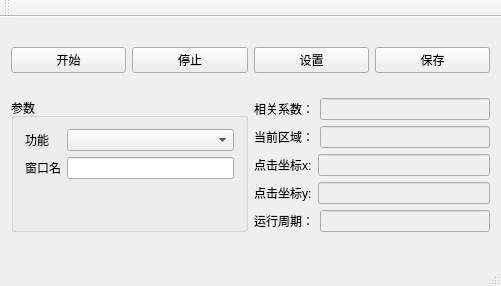
<?xml version="1.0" encoding="UTF-8"?>
<ui version="4.0">
 <class>SystemCallClass</class>
 <widget class="QMainWindow" name="SystemCallClass">
  <property name="geometry">
   <rect>
    <x>0</x>
    <y>0</y>
    <width>501</width>
    <height>286</height>
   </rect>
  </property>
  <property name="windowTitle">
   <string>SystemCall</string>
  </property>
  <widget class="QWidget" name="centralWidget">
   <layout class="QVBoxLayout" name="verticalLayout_3">
    <item>
     <layout class="QHBoxLayout" name="horizontalLayout_3">
      <item>
       <widget class="QPushButton" name="pB_start">
        <property name="text">
         <string>开始</string>
        </property>
       </widget>
      </item>
      <item>
       <widget class="QPushButton" name="pB_stop">
        <property name="text">
         <string>停止</string>
        </property>
       </widget>
      </item>
      <item>
       <widget class="QPushButton" name="pB_set">
        <property name="text">
         <string>设置</string>
        </property>
       </widget>
      </item>
      <item>
       <widget class="QPushButton" name="pB_save">
        <property name="text">
         <string>保存</string>
        </property>
       </widget>
      </item>
     </layout>
    </item>
    <item>
     <layout class="QHBoxLayout" name="horizontalLayout_4">
      <item>
       <widget class="QGroupBox" name="groupBox">
        <property name="title">
         <string>参数</string>
        </property>
        <layout class="QVBoxLayout" name="verticalLayout">
         <item>
          <layout class="QFormLayout" name="formLayout">
           <item row="0" column="0">
            <widget class="QLabel" name="label">
             <property name="text">
              <string>功能</string>
             </property>
            </widget>
           </item>
           <item row="0" column="1">
            <widget class="QComboBox" name="cbB_function"/>
           </item>
           <item row="1" column="0">
            <widget class="QLabel" name="label_2">
             <property name="text">
              <string>窗口名</string>
             </property>
            </widget>
           </item>
           <item row="1" column="1">
            <widget class="QLineEdit" name="lE_winName"/>
           </item>
          </layout>
         </item>
        </layout>
       </widget>
      </item>
      <item>
       <layout class="QVBoxLayout" name="verticalLayout_2">
        <item>
         <layout class="QHBoxLayout" name="horizontalLayout">
          <item>
           <widget class="QLabel" name="label_3">
            <property name="text">
             <string>相关系数：</string>
            </property>
           </widget>
          </item>
          <item>
           <widget class="QLineEdit" name="lE_val">
            <property name="enabled">
             <bool>false</bool>
            </property>
           </widget>
          </item>
         </layout>
        </item>
        <item>
         <layout class="QHBoxLayout" name="horizontalLayout_2">
          <item>
           <widget class="QLabel" name="label_4">
            <property name="text">
             <string>当前区域：</string>
            </property>
           </widget>
          </item>
          <item>
           <widget class="QLineEdit" name="lE_curReg">
            <property name="enabled">
             <bool>false</bool>
            </property>
           </widget>
          </item>
         </layout>
        </item>
        <item>
         <layout class="QHBoxLayout" name="horizontalLayout_5">
          <item>
           <widget class="QLabel" name="label_5">
            <property name="text">
             <string>点击坐标x:</string>
            </property>
           </widget>
          </item>
          <item>
           <widget class="QLineEdit" name="lE_x">
            <property name="enabled">
             <bool>false</bool>
            </property>
           </widget>
          </item>
         </layout>
        </item>
        <item>
         <layout class="QHBoxLayout" name="horizontalLayout_6">
          <item>
           <widget class="QLabel" name="label_6">
            <property name="text">
             <string>点击坐标y:</string>
            </property>
           </widget>
          </item>
          <item>
           <widget class="QLineEdit" name="lE_y">
            <property name="enabled">
             <bool>false</bool>
            </property>
           </widget>
          </item>
         </layout>
        </item>
        <item>
         <layout class="QHBoxLayout" name="horizontalLayout_8">
          <item>
           <widget class="QLabel" name="label_8">
            <property name="text">
             <string>运行周期：</string>
            </property>
           </widget>
          </item>
          <item>
           <widget class="QLineEdit" name="lE_times">
            <property name="enabled">
             <bool>false</bool>
            </property>
           </widget>
          </item>
         </layout>
        </item>
       </layout>
      </item>
     </layout>
    </item>
   </layout>
  </widget>
  <widget class="QMenuBar" name="menuBar">
   <property name="geometry">
    <rect>
     <x>0</x>
     <y>0</y>
     <width>501</width>
     <height>26</height>
    </rect>
   </property>
  </widget>
  <widget class="QToolBar" name="mainToolBar">
   <attribute name="toolBarArea">
    <enum>TopToolBarArea</enum>
   </attribute>
   <attribute name="toolBarBreak">
    <bool>false</bool>
   </attribute>
  </widget>
  <widget class="QStatusBar" name="statusBar"/>
 </widget>
 <layoutdefault spacing="6" margin="11"/>
 <resources>
  <include location="SystemCall.qrc"/>
 </resources>
 <connections/>
</ui>
